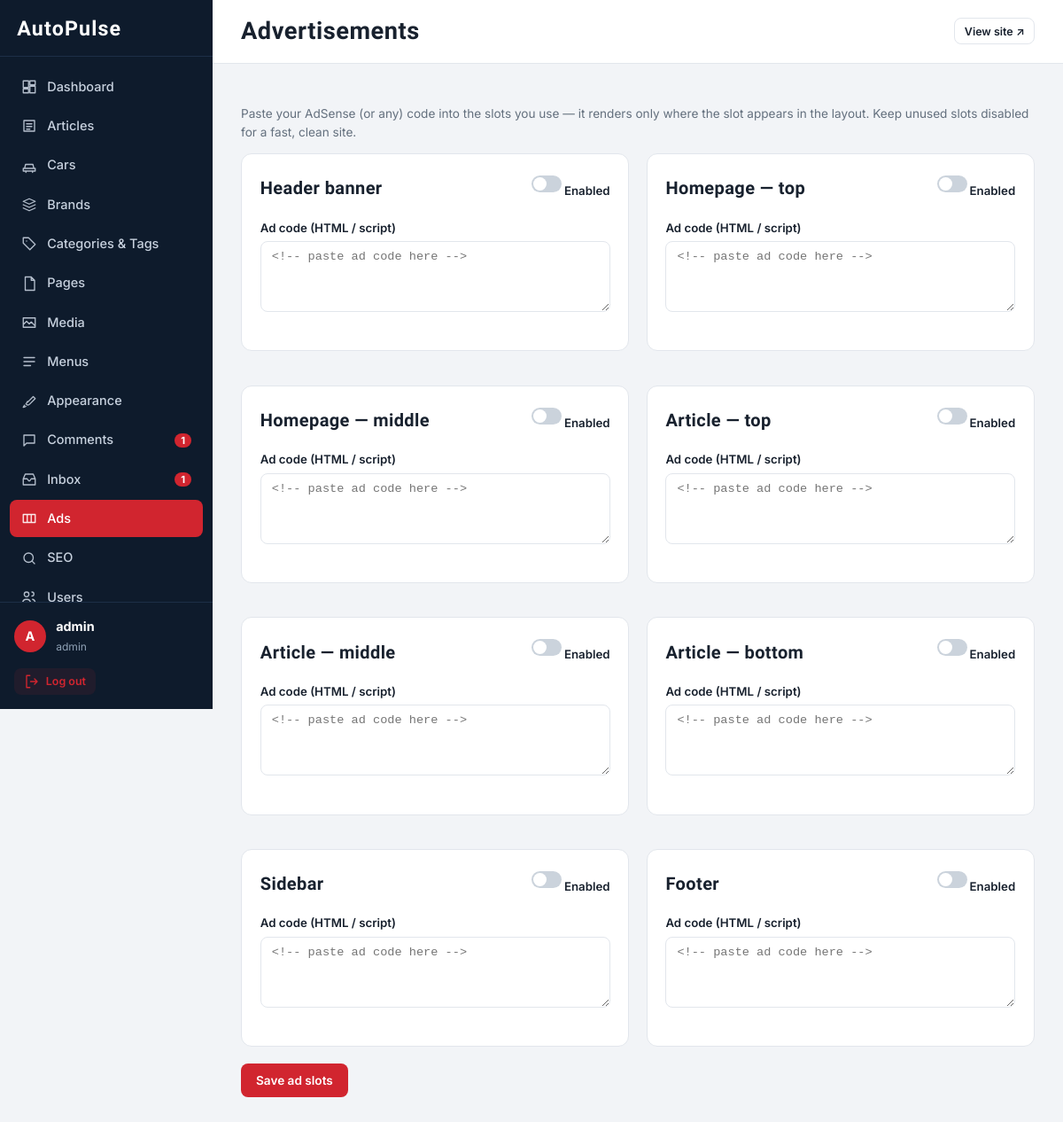
Screenshot of /admin/ads.php (signed in) with the database file from the repository.
### tables this page shows
CREATE TABLE users (
  id INT UNSIGNED AUTO_INCREMENT PRIMARY KEY,
  username VARCHAR(50) NOT NULL UNIQUE,
  display_name VARCHAR(80) NULL COMMENT 'public byline name',
  slug VARCHAR(90) NULL UNIQUE COMMENT 'author profile URL: /author/{slug}',
  email VARCHAR(190) NOT NULL UNIQUE,
  password_hash VARCHAR(255) NOT NULL,
  role ENUM('admin','editor') NOT NULL DEFAULT 'editor',
  bio TEXT NULL COMMENT 'author bio (public profile page)',
  avatar VARCHAR(255) NULL COMMENT 'avatar image path (Media library)',
  expertise VARCHAR(255) NULL COMMENT 'comma-separated topics (Person schema)',
  social_twitter VARCHAR(255) NULL,
  social_linkedin VARCHAR(255) NULL,
  status TINYINT(1) NOT NULL DEFAULT 1,
  last_login DATETIME NULL,
  created_at TIMESTAMP NOT NULL DEFAULT CURRENT_TIMESTAMP,
  updated_at TIMESTAMP NOT NULL DEFAULT CURRENT_TIMESTAMP ON UPDATE CURRENT_TIMESTAMP
);

CREATE TABLE ad_slots (
  id INT UNSIGNED AUTO_INCREMENT PRIMARY KEY,
  position VARCHAR(50) NOT NULL UNIQUE,
  name VARCHAR(100) NOT NULL,
  code TEXT NULL,
  enabled TINYINT(1) NOT NULL DEFAULT 0
);

### includes/functions.php (called while the page is built, shortened)
<?php
function e($v): string
{
    return htmlspecialchars((string)$v, ENT_QUOTES, 'UTF-8');
}
function url(string $path = ''): string
{
    return rtrim(BASE_URL, '/') . '/' . ltrim($path, '/');
}
function asset(string $path): string
{
    $file = dirname(__DIR__) . '/assets/' . $path;
    $v = is_file($file) ? substr(md5((string)filemtime($file)), 0, 8) : '1';
    return url('assets/' . $path) . '?v=' . $v;
}
function admin_url(string $path = ''): string
{
    $u = url('admin/' . ltrim($path, '/'));
    return $u;
}
function load_settings(): array
{
    try {
        $rows = db()->query('SELECT setting_key, setting_value FROM settings')->fetchAll();
    } catch (Throwable $e) {
        return [];
    }
    $settings = [];
    foreach ($rows as $r) $settings[$r['setting_key']] = $r['setting_value'];
    return $settings;
}
function setting(string $key, string $default = ''): string
{
    $s = $GLOBALS['site_settings'] ?? load_settings();
    return $s[$key] ?? $default;
}

### config/database.php (called while the page is built, shortened)
<?php
function db(): PDO
{
    static $pdo = null;
    if ($pdo === null) {
        $dsn = 'mysql:host=' . DB_HOST . ';dbname=' . DB_NAME . ';charset=' . DB_CHARSET;
        try {
            $pdo = new PDO($dsn, DB_USER, DB_PASS, [
                PDO::ATTR_ERRMODE            => PDO::ERRMODE_EXCEPTION,
                PDO::ATTR_DEFAULT_FETCH_MODE => PDO::FETCH_ASSOC,
                PDO::ATTR_EMULATE_PREPARES   => false,
            ]);
        } catch (PDOException $e) {
            error_log('[AutoPulse] DB connection failed: ' . $e->getMessage());
            if (APP_ENV === 'development') {
                http_response_code(500);
                exit('Database connection failed: ' . htmlspecialchars($e->getMessage())
                    . '<br>Check config/config.php');
            }
            http_response_code(503);
            exit('The site is temporarily unavailable. Please try again shortly.');
        }
    }
    return $pdo;
}

### includes/auth.php (called while the page is built, shortened)
<?php
function current_user(): ?array
{
    static $user = null;
    if ($user === null) {
        $st = db()->prepare('SELECT id, username, email, role, status FROM users WHERE id = ? AND status = 1');
        $st->execute([$_SESSION['admin_id']]);
        $user = $st->fetch() ?: false;
    }
    return $user ?: null;
}
function is_admin(): bool
{
    return current_user() !== null;
}
function require_admin(string $cap = ''): void
{
    if (!is_admin()) {
        $_SESSION['intended_url'] = $_SERVER['REQUEST_URI'] ?? '';
        redirect('admin/login.php');
    }
}

### admin/ads.php (the view, shortened to what this page needs)
<?php
require __DIR__ . '/includes/bootstrap.php';
require_admin('ads');
$slots = db()->query('SELECT * FROM ad_slots ORDER BY id')->fetchAll();
$ADMIN_ACTIVE = 'ads';
$ADMIN_TITLE = 'Advertisements';
include __DIR__ . '/includes/header.php';
?>
<form method="post" class="admin-form">
    <p class="result-count">Paste your AdSense (or any) code into the slots you use — it renders only where the slot appears in the layout. Keep unused slots disabled for a fast, clean site.</p>
    <div class="ads-grid">
        <?php foreach ($slots as $s): ?>
            <section class="panel">
                <div class="panel-head">
                    <h2><?= e($s['name']) ?></h2>
                    <label class="switch"><input type="checkbox" name="slots[<?= e($s['position']) ?>][enabled]" value="1" <?= $s['enabled'] ? 'checked' : '' ?>><span>Enabled</span></label>
                </div>
                <div class="form-field">
                    <label for="ad-<?= e($s['position']) ?>">Ad code (HTML / script)</label>
                    <textarea id="ad-<?= e($s['position']) ?>" name="slots[<?= e($s['position']) ?>][code]" class="textarea" rows="4" style="font-family:ui-monospace,monospace;font-size:.85rem" placeholder=""><?= e($s['code']) ?></textarea>
                </div>
            </section>
        <?php endforeach; ?>
    </div>
    <button type="submit" class="btn btn-primary">Save ad slots</button>
</form>
<?php include __DIR__ . '/includes/footer.php'; ?>

### admin/includes/header.php (shortened to what this page needs)
<?php
$user = current_user();
$ADMIN_ACTIVE = $ADMIN_ACTIVE ?? '';
function admin_icon(string $name): string
{
    $p = [
        'dash'    => 'M3 13h8V3H3v10zm10 8h8V11h-8v10zM3 21h8v-6H3v6zM13 9h8V3h-8v6z',
        'article' => 'M4 4h16v16H4zM8 9h8M8 13h8M8 17h5',
        'car'     => 'M5 16 6.5 10h11L19 16M3 16h18v4H3zM7 20v2M17 20v2',
        'brand'   => 'M12 3 3 7l9 4 9-4-9-4zM3 12l9 4 9-4M3 17l9 4 9-4',
        'tag'     => 'M3 3h8l10 10-8 8L3 11V3zM8 8h.01',
        'page'    => 'M6 2h9l5 5v15H6zM15 2v5h5',
        'media'   => 'M3 5h18v14H3zM3 15l5-5 4 4 3-3 6 6',
        'menu'    => 'M4 6h16M4 12h16M4 18h10',
        'brush'   => 'M9.5 14.5 18 6l3 3-8.5 8.5c-1.2 1.2-3 1.4-4.2.4l-1.2-1c1-1.2 1.2-2.4 2.4-3.6zM5 19c-1 1-1 2-2 3 1.5 0 3-.5 4-1.5',
        'comment' => 'M4 4h16v12H8l-4 4V4z',
        'inbox'   => 'M3 11h6l2 3h2l2-3h6M3 11l3-7h12l3 7v9H3v-9z',
        'ads'     => 'M3 6h18v12H3zM9 6v12M15 6v12',
        'seo'     => 'M11 4a7 7 0 1 0 0 14 7 7 0 0 0 0-14zM20 20l-3.5-3.5',
        'users'   => 'M8 11a3.5 3.5 0 1 0 0-7 3.5 3.5 0 0 0 0 7zM2 21c0-4 3-6 6-6s6 2 6 6M16 4a3 3 0 0 1 0 6M17 15c2.5.5 4 2.5 4 6',
        'gear'    => 'M12 9a3 3 0 1 0 0 6 3 3 0 0 0 0-6zM12 2v3m0 14v3M2 12h3m14 0h3M5 5l2 2m10 10 2 2M19 5l-2 2M7 17l-2 2',
        'db'      => 'M4 4c0-1 3.6-2 8-2s8 1 8 2-3.6 2-8 2-8-1-8-2zM4 4v16c0 1 3.6 2 8 2s8-1 8-2V4M4 12c0 1 3.6 2 8 2s8-1 8-2',
        'logout'  => 'M9 21H4V3h5M16 8l4 4-4 4M20 12H10',
        'view'    => 'M12 5c-7 0-10 7-10 7s3 7 10 7 10-7 10-7-3-7-10-7zm0 10a3 3 0 1 0 0-6 3 3 0 0 0 0 6z',
    ][$name] ?? '';
    return '<svg width="18" height="18" viewBox="0 0 24 24" fill="none" stroke="currentColor" stroke-width="1.8" stroke-linecap="round" stroke-linejoin="round" aria-hidden="true"><path d="' . $p . '"/></svg>';
}
$nav = array_filter([
    ['dashboard', 'Dashboard', 'dash', ''],
    ['articles',  'Articles',  'article', ''],
    ['cars',      'Cars',      'car', ''],
    ['brands',    'Brands',    'brand', ''],
    ['taxonomy',  'Categories & Tags', 'tag', ''],
    ['pages',     'Pages',     'page', ''],
    ['media',     'Media',     'media', ''],
    ['menus',     'Menus',     'menu', ''],
    ['appearance', 'Appearance', 'brush', 'settings'],
    ['comments',  'Comments',  'comment', ''],
    ['messages',  'Inbox',     'inbox', ''],
    ['ads',       'Ads',       'ads', 'ads'],
    ['seo',       'SEO',       'seo', 'seo'],
    ['users',     'Users',     'users', 'users'],
    ['settings',  'Settings',  'gear', 'settings'],
    ['backup',    'Backup',    'db', 'backup'],
], fn($n) => $n[3] === '' || admin_can($n[3]));
$newMessages = 0;
$newComments = 0;
try {
    $newMessages = (int)db()->query("SELECT COUNT(*) FROM contact_messages WHERE status = 'new'")->fetchColumn();
    $newComments = (int)db()->query("SELECT COUNT(*) FROM comments WHERE status = 'pending'")->fetchColumn();
} catch (Throwable $e) {  }
?>
<!DOCTYPE html>
<html lang="en">
<head>
<link rel="stylesheet" href="<?= e(asset('css/admin.css')) ?>">
</head>
<body data-base="<?= e(url('')) ?>">
<div class="admin-shell">
    <aside class="admin-sidebar" id="admin-sidebar">
        <div class="admin-brand">
            <a href="<?= e(url('')) ?>" target="_blank" title="View site"><?= e(setting('site_name', 'AutoPulse')) ?></a>
        </div>
        <nav class="admin-nav" aria-label="Admin navigation">
            <?php foreach ($nav as [$key, $label, $icon, $cap]): ?>
                <a href="<?= e(admin_url(($key === 'dashboard' ? 'dashboard' : $key) . '.php')) ?>"
                   class="<?= $key === $ADMIN_ACTIVE ? 'active' : '' ?>">
                    <?= admin_icon($icon) ?><span><?= e($label) ?></span>
                    <?php if ($key === 'messages' && $newMessages): ?><em class="nav-count"><?= $newMessages ?></em><?php endif; ?>
                    <?php if ($key === 'comments' && $newComments): ?><em class="nav-count"><?= $newComments ?></em><?php endif; ?>
                </a>
            <?php endforeach; ?>
        </nav>
        <div class="admin-side-foot">
            <div class="admin-user">
                <span class="avatar"><?= e(strtoupper(mb_substr($user['username'], 0, 1))) ?></span>
                <div><strong><?= e($user['username']) ?></strong><small><?= e($user['role']) ?></small></div>
            </div>
            <a class="btn btn-ghost btn-sm" href="<?= e(admin_url('logout.php')) ?>"><?= admin_icon('logout') ?> Log out</a>
        </div>
    </aside>
    <div class="admin-main">
        <header class="admin-topbar">
            <h1><?= e($ADMIN_TITLE ?? 'Dashboard') ?></h1>
            <div class="admin-topbar-actions">
                <a class="btn btn-outline btn-sm" href="<?= e(url('')) ?>" target="_blank">View site ↗</a>
            </div>
        </header>
        <main class="admin-content">

### rows the page displays
users: username "A", username "admin", role "admin"
ad_slots: name "Header banner", position "<!-- paste ad code here -->"
ad_slots: name "Homepage — top", position "<!-- paste ad code here -->"
ad_slots: name "Homepage — middle", position "<!-- paste ad code here -->"
ad_slots: name "Article — top", position "<!-- paste ad code here -->"
ad_slots: name "Article — middle", position "<!-- paste ad code here -->"
ad_slots: name "Article — bottom", position "<!-- paste ad code here -->"
ad_slots: name "Sidebar", position "<!-- paste ad code here -->"
ad_slots: name "Footer", position "<!-- paste ad code here -->"

### other values shown
setting('site_name', 'AutoPulse') "AutoPulse"
$label "Dashboard"
$label "Articles"
$label "Cars"
$label "Brands"
$label "Categories & Tags"
$label "Pages"
$label "Media"
$label "Menus"
$label "Appearance"
$label "Comments"
$newComments "1"
$label "Inbox"
$newMessages "1"
$label "Ads"
